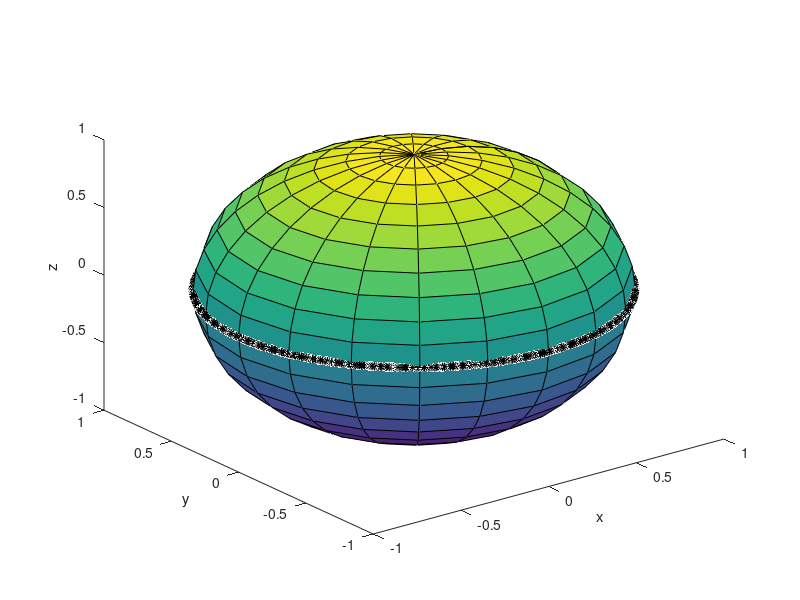

The MATLAB script that drew this image:
function [] = elipcilindr()
for i=1:1:1000
   x(i)=randn(1);
   y(i)=randn(1);
   z(i)=randn(1);
end
for i=1:1:1000   
   x1(i)= x(i)/sqrt(x(i)^2+y(i)^2);
   y1(i)= y(i)/sqrt(x(i)^2+y(i)^2);
   z1(i)= 0;
   if ((x1(i)^2+y1(i)^2) > 0)
       figure(11);
       plot3(x1(i),y1(i),z1(i),'* k' );
       hold on;
   end
end
figure(11);
sphere;
xlabel('x'); ylabel('y'); zlabel('z');
end